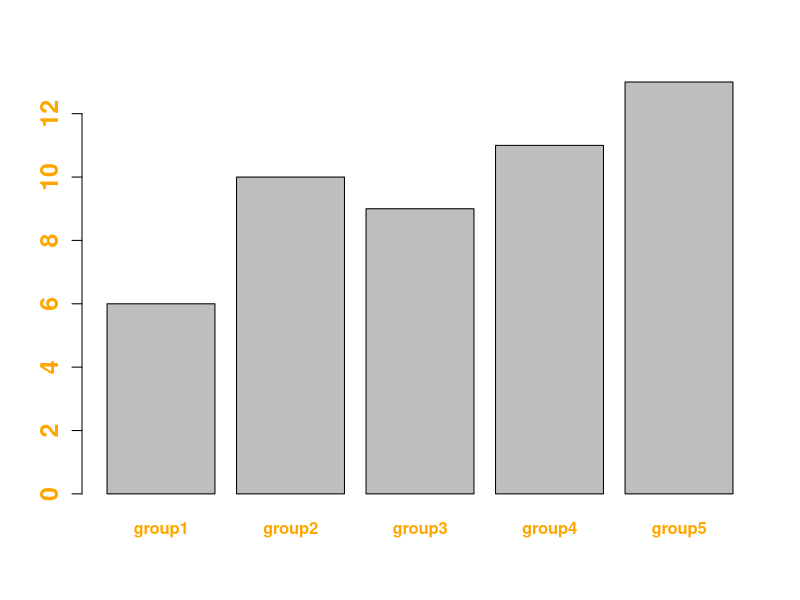
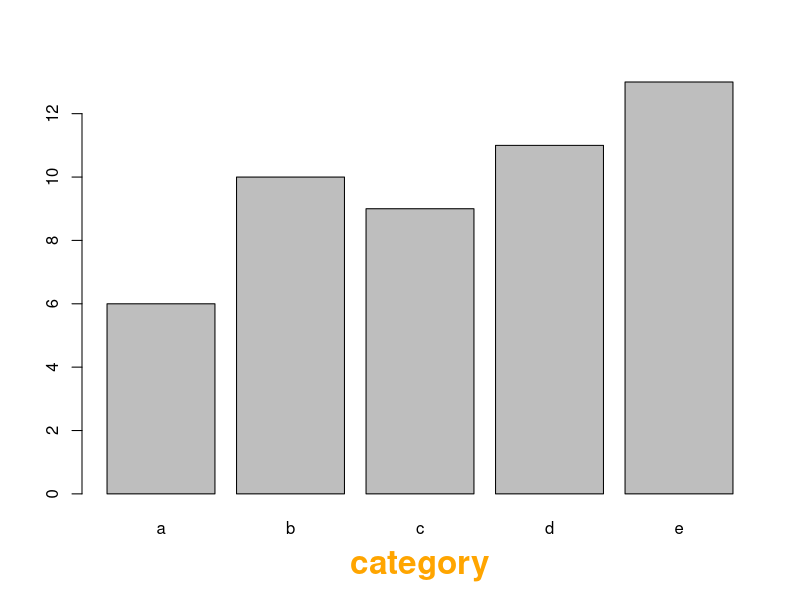

These charts were generated, in order, by the following R code:
# create dummy data
data <- data.frame(
  name=letters[1:5],
  value=sample(seq(4,15),5)
)

# Customize labels (left)
barplot(height=data$value, names=data$name, 
        names.arg=c("group1","group2","group3","group4","group5"), 
        font.axis=2, 
        col.axis="orange", 
        cex.axis=1.5 
        )

# Customize title (right)
barplot(height=data$value, names=data$name, 
        xlab="category", 
        font.lab=2, 
        col.lab="orange", 
        cex.lab=2  
        )


# Customize the labels:

# font.axis: font: 1: normal, 2: bold, 3: italic, 4: bold italic
# col.axis: color
# cex.axis: size
# Customize axis title:

# font.lab
# col.lab
# cex.lab